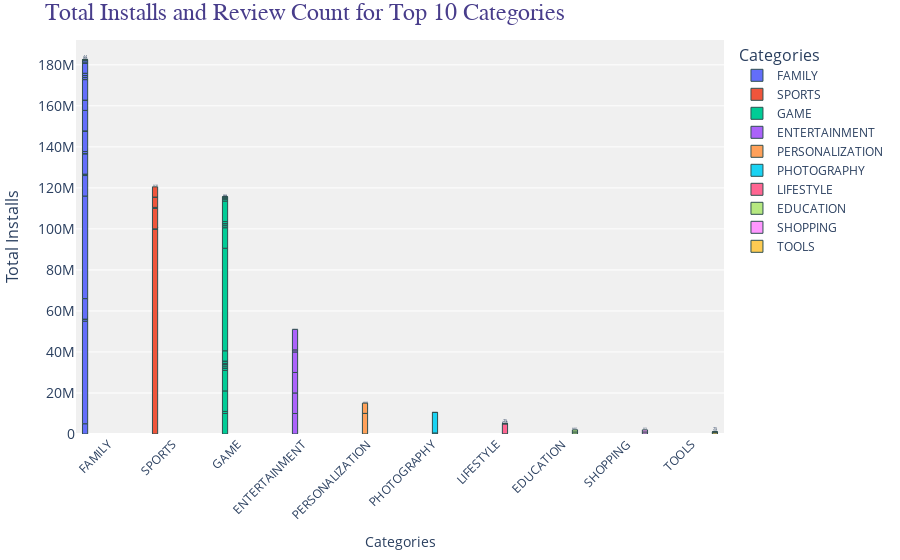

Here is the notebook cell this chart was saved with:
### Markdown cell above
Task 3: Grouped Bar Chart for Top 10 App Categories

### Code cell
# Filter for specific conditions
jan_data = data[(data['Last Updated'].dt.month == 1) &
                (data['Rating'] >= 4.0) & 
                (data['Size'] >= 10e6)]

# Get top 10 categories by total installs
top_10_categories = jan_data.groupby('Category')['Installs'].sum().nlargest(10).index
filtered_data = jan_data[jan_data['Category'].isin(top_10_categories)]

# Create grouped bar chart
fig = go.Figure()

# Define a color palette
colors = px.colors.qualitative.Plotly

for i, category in enumerate(top_10_categories):
    cat_data = filtered_data[filtered_data['Category'] == category]
    fig.add_trace(go.Bar(
        name=category,
        x=cat_data['Category'],
        y=cat_data['Installs'],
        text=cat_data['Reviews'],
        marker=dict(color=colors[i % len(colors)], line=dict(width=1, color='DarkSlateGrey')),
        hovertemplate='<b>%{x}</b><br>Installs: %{y}<br>Reviews: %{text}<extra></extra>'
    ))

# Update layout for better aesthetics
fig.update_layout(
    barmode='group',
    title="Total Installs and Review Count for Top 10 Categories",
    title_font=dict(size=24, color='DarkSlateBlue', family='Arial Black'),
    xaxis_title="Categories",
    yaxis_title="Total Installs",
    xaxis_tickangle=-45,
    yaxis=dict(title_font=dict(size=16), tickfont=dict(size=14)),
    legend_title_text='Categories',
    legend=dict(title_font=dict(size=16), font=dict(size=12)),
    plot_bgcolor='rgba(240,240,240,0.95)',  # Light gray background
    margin=dict(l=40, r=40, t=40, b=40),
)

# Show the figure or save as HTML if there's an error
try:
    fig.show()
except Exception as e:
    print("Error displaying figure:", e)
    fig.write_html("top_categories_january.html")
    print("Figure saved as 'top_categories_january.html'. Open this file in a web browser to view the chart.")

### Figure 1 — Plotly figure (JSON) as saved in the notebook; plotly's stock layout.template omitted (floating-point values rounded to 4 significant figures)
{"data": [{"hovertemplate": "<b>%{x}</b><br>Installs: %{y}<br>Reviews: %{text}<extra></extra>", "marker": {"color": "#636EFA", "line": {"color": "DarkSlateGrey", "width": 1}}, "name": "FAMILY", "text": ["59843", "673203", "765", "154", "61", "123322", "672089", "736824", "3133", "28", "17", "3976", "1031", "598975", "1", "28", "285", "4", "76608", "123309", "39", "4", "45", "41", "12", "2683", "2", "920571", "120035", "0", "13", "18", "0", "139545", "35172", "5997", "15", "137167", "5", "0", "144", "2558", "17543", "2294", "0", "83427", "3543", "44", "52"], "type": "bar", "x": ["FAMILY", "FAMILY", "FAMILY", "FAMILY", "FAMILY", "FAMILY", "FAMILY", "FAMILY", "FAMILY", "FAMILY", "FAMILY", "FAMILY", "FAMILY", "FAMILY", "FAMILY", "FAMILY", "FAMILY", "FAMILY", "FAMILY", "FAMILY", "FAMILY", "FAMILY", "FAMILY", "FAMILY", "FAMILY", "FAMILY", "FAMILY", "FAMILY", "FAMILY", "FAMILY", "FAMILY", "FAMILY", "FAMILY", "FAMILY", "FAMILY", "FAMILY", "FAMILY", "FAMILY", "FAMILY", "FAMILY", "FAMILY", "FAMILY", "FAMILY", "FAMILY", "FAMILY", "FAMILY", "FAMILY", "FAMILY", "FAMILY"], "y": [5000000, 50000000, 1000000, 10000, 1000, 10000000, 50000000, 10000000, 500000, 1000, 100, 100000, 100000, 10000000, 10, 500, 10000, 500, 1000000, 10000000, 1000, 10, 1000, 5000, 1000, 50000, 50, 10000000, 5000000, 100, 500, 1000, 10, 10000000, 1000000, 1000000, 100, 1000000, 100, 100, 1000, 100000, 5000000, 100000, 100, 1000000, 500000, 10000, 1000]}, {"hovertemplate": "<b>%{x}</b><br>Installs: %{y}<br>Reviews: %{text}<extra></extra>", "marker": {"color": "#EF553B", "line": {"color": "DarkSlateGrey", "width": 1}}, "name": "SPORTS", "text": ["1076243", "12", "0", "820577", "4600", "43191", "1211", "36183"], "type": "bar", "x": ["SPORTS", "SPORTS", "SPORTS", "SPORTS", "SPORTS", "SPORTS", "SPORTS", "SPORTS"], "y": [100000000, 1000, 100, 10000000, 500000, 5000000, 10000, 5000000]}, {"hovertemplate": "<b>%{x}</b><br>Installs: %{y}<br>Reviews: %{text}<extra></extra>", "marker": {"color": "#00CC96", "line": {"color": "DarkSlateGrey", "width": 1}}, "name": "GAME", "text": ["194969", "37139", "234606", "166033", "133180", "1475", "2399", "3432", "41759", "4569", "1776", "533", "2180", "496", "40847", "8778", "39895", "951435", "257531", "10786", "14253", "416", "32522", "192374", "5731", "11023", "3017", "79", "3344", "1012"], "type": "bar", "x": ["GAME", "GAME", "GAME", "GAME", "GAME", "GAME", "GAME", "GAME", "GAME", "GAME", "GAME", "GAME", "GAME", "GAME", "GAME", "GAME", "GAME", "GAME", "GAME", "GAME", "GAME", "GAME", "GAME", "GAME", "GAME", "GAME", "GAME", "GAME", "GAME", "GAME"], "y": [10000000, 1000000, 10000000, 10000000, 1000000, 10000, 100000, 1000000, 1000000, 100000, 50000, 10000, 100000, 100000, 1000000, 100000, 5000000, 50000000, 10000000, 1000000, 1000000, 10000, 1000000, 10000000, 1000000, 100000, 500000, 1000, 500000, 10000]}, {"hovertemplate": "<b>%{x}</b><br>Installs: %{y}<br>Reviews: %{text}<extra></extra>", "marker": {"color": "#AB63FA", "line": {"color": "DarkSlateGrey", "width": 1}}, "name": "ENTERTAINMENT", "text": ["123279", "123279", "736864", "123279", "8968", "123279"], "type": "bar", "x": ["ENTERTAINMENT", "ENTERTAINMENT", "ENTERTAINMENT", "ENTERTAINMENT", "ENTERTAINMENT", "ENTERTAINMENT"], "y": [10000000, 10000000, 10000000, 10000000, 1000000, 10000000]}, {"hovertemplate": "<b>%{x}</b><br>Installs: %{y}<br>Reviews: %{text}<extra></extra>", "marker": {"color": "#FFA15A", "line": {"color": "DarkSlateGrey", "width": 1}}, "name": "PERSONALIZATION", "text": ["89342", "1500", "4856", "8", "60298"], "type": "bar", "x": ["PERSONALIZATION", "PERSONALIZATION", "PERSONALIZATION", "PERSONALIZATION", "PERSONALIZATION"], "y": [10000000, 10000, 50000, 1000, 5000000]}, {"hovertemplate": "<b>%{x}</b><br>Installs: %{y}<br>Reviews: %{text}<extra></extra>", "marker": {"color": "#19D3F3", "line": {"color": "DarkSlateGrey", "width": 1}}, "name": "PHOTOGRAPHY", "text": ["21159", "542561", "17"], "type": "bar", "x": ["PHOTOGRAPHY", "PHOTOGRAPHY", "PHOTOGRAPHY"], "y": [500000, 10000000, 1000]}, {"hovertemplate": "<b>%{x}</b><br>Installs: %{y}<br>Reviews: %{text}<extra></extra>", "marker": {"color": "#FF6692", "line": {"color": "DarkSlateGrey", "width": 1}}, "name": "LIFESTYLE", "text": ["759", "0", "41747", "10", "75", "0", "218"], "type": "bar", "x": ["LIFESTYLE", "LIFESTYLE", "LIFESTYLE", "LIFESTYLE", "LIFESTYLE", "LIFESTYLE", "LIFESTYLE"], "y": [50000, 50, 5000000, 1000, 10000, 10, 10000]}, {"hovertemplate": "<b>%{x}</b><br>Installs: %{y}<br>Reviews: %{text}<extra></extra>", "marker": {"color": "#B6E880", "line": {"color": "DarkSlateGrey", "width": 1}}, "name": "EDUCATION", "text": ["748", "56897"], "type": "bar", "x": ["EDUCATION", "EDUCATION"], "y": [1000000, 1000000]}, {"hovertemplate": "<b>%{x}</b><br>Installs: %{y}<br>Reviews: %{text}<extra></extra>", "marker": {"color": "#FF97FF", "line": {"color": "DarkSlateGrey", "width": 1}}, "name": "SHOPPING", "text": ["9975", "9975"], "type": "bar", "x": ["SHOPPING", "SHOPPING"], "y": [1000000, 1000000]}, {"hovertemplate": "<b>%{x}</b><br>Installs: %{y}<br>Reviews: %{text}<extra></extra>", "marker": {"color": "#FECB52", "line": {"color": "DarkSlateGrey", "width": 1}}, "name": "TOOLS", "text": ["2", "40", "7935", "75", "1"], "type": "bar", "x": ["TOOLS", "TOOLS", "TOOLS", "TOOLS", "TOOLS"], "y": [100, 1000, 1000000, 10000, 10]}], "layout": {"barmode": "group", "legend": {"font": {"size": 12}, "title": {"font": {"size": 16}, "text": "Categories"}}, "margin": {"b": 40, "l": 40, "r": 40, "t": 40}, "plot_bgcolor": "rgba(240,240,240,0.95)", "title": {"font": {"color": "DarkSlateBlue", "family": "Arial Black", "size": 24}, "text": "Total Installs and Review Count for Top 10 Categories"}, "xaxis": {"tickangle": -45, "title": {"text": "Categories"}}, "yaxis": {"tickfont": {"size": 14}, "title": {"font": {"size": 16}, "text": "Total Installs"}}}}
